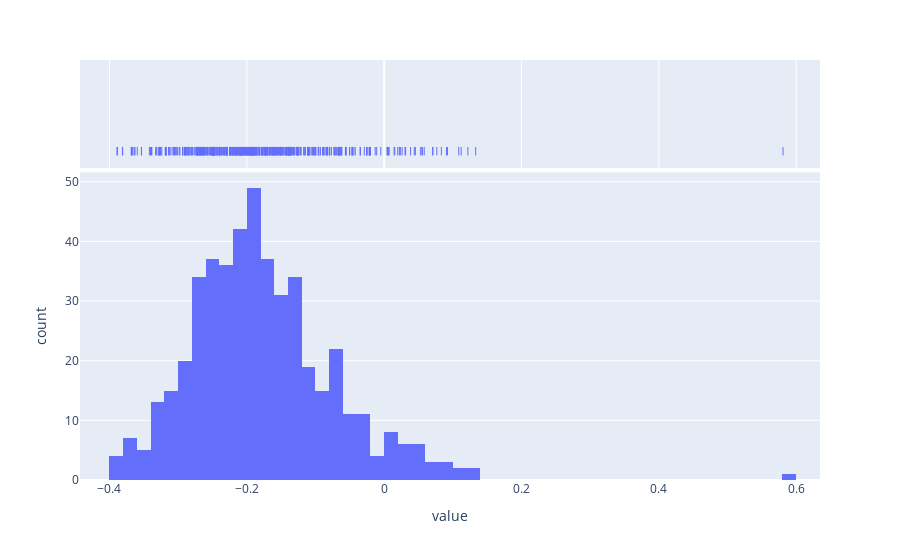

Source (notebook cell):
### Code cell
hist(name_embeds @ tim_dir, info=tinymodel.raw_toks[name_ids])

### Figure 1 — Plotly figure (JSON) as saved in the notebook; plotly's stock layout.template omitted (floating-point values rounded to 4 significant figures; data arrays with more than 128 entries replaced by an {"elided": "..."} marker saying what was removed)
{"data": [{"alignmentgroup": "True", "bingroup": "x", "hovertemplate": "variable=0<br>value=%{x}<br>count=%{y}<extra></extra>", "legendgroup": "0", "marker": {"color": "#636efa", "pattern": {"shape": ""}}, "name": "0", "offsetgroup": "0", "orientation": "v", "showlegend": true, "type": "histogram", "x": {"elided": "477 float values"}, "xaxis": "x", "yaxis": "y"}, {"alignmentgroup": "True", "boxpoints": "all", "fillcolor": "rgba(255,255,255,0)", "hoveron": "points", "hovertemplate": "<b>%{hovertext}</b><br><br>variable=0<br>value=%{x}<extra></extra>", "hovertext": {"elided": "477 str values"}, "jitter": 0, "legendgroup": "0", "line": {"color": "rgba(255,255,255,0)"}, "marker": {"color": "#636efa", "symbol": "line-ns-open"}, "name": "0", "offsetgroup": "0", "showlegend": false, "type": "box", "x": {"elided": "477 float values"}, "xaxis": "x2", "yaxis": "y2"}], "layout": {"barmode": "relative", "legend": {"title": {"text": "variable"}, "tracegroupgap": 0}, "margin": {"t": 60}, "showlegend": false, "xaxis": {"anchor": "y", "domain": [0, 1], "title": {"text": "value"}}, "xaxis2": {"anchor": "y2", "domain": [0, 1], "matches": "x", "showgrid": true, "showticklabels": false}, "yaxis": {"anchor": "x", "domain": [0, 0.7326], "title": {"text": "count"}}, "yaxis2": {"anchor": "x2", "domain": [0.7426, 1], "matches": "y2", "showgrid": false, "showline": false, "showticklabels": false, "ticks": ""}}}
